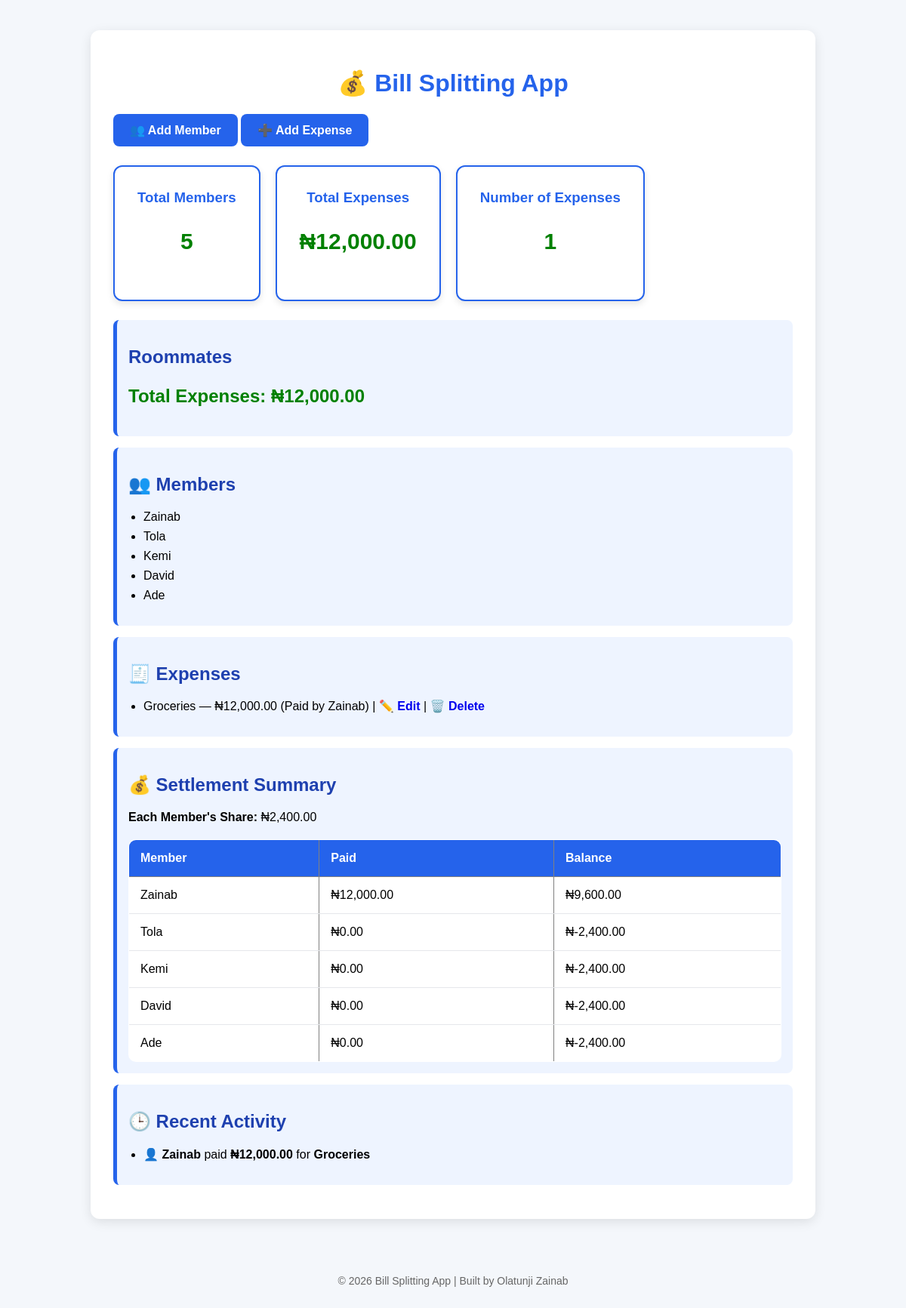
The page / on the database its author committed.
### bills/models.py (models this page shows, shortened)
class Group(models.Model):
    name = models.CharField(max_length=100)

class Member(models.Model):
    group = models.ForeignKey(Group, on_delete=models.CASCADE)
    name = models.CharField(max_length=100)

class Expense(models.Model):
    group = models.ForeignKey(Group, on_delete=models.CASCADE)
    description = models.CharField(max_length=200)
    amount = models.DecimalField(max_digits=10, decimal_places=2)
    paid_by = models.ForeignKey(Member, on_delete=models.CASCADE)
    date = models.DateField(auto_now_add=True)

### bills/views.py (the view)
# urls.py: path("", views.home, name="home"),
def home(request):
    group = Group.objects.first()
    members = Member.objects.all()
    expenses = Expense.objects.all()
    total_expense = sum(expense.amount for expense in expenses)
    member_count = members.count()
    if member_count > 0:
        share_per_member = total_expense / member_count
    else:
        share_per_member = 0
    settlements = []
    for member in members:
        amount_paid = sum(
            expense.amount
            for expense in expenses
            if expense.paid_by == member
        )
        balance = amount_paid - share_per_member
        settlements.append({
            "member": member,
            "paid": amount_paid,
            "balance": balance,
        })
    context = {
        "group": group,
        "members": members,
        "expenses": expenses,
        "total_expense": total_expense,
        "share_per_member": share_per_member,
        "settlements": settlements,
    }
    return render(request, "bills/home.html", context)

### bills/templates/bills/home.html (shortened to what this page needs)
{% load static %}
{% load humanize %}
<!DOCTYPE html>
<html lang="en">
<head>
    <link rel="stylesheet" href="{% static 'bills/style.css' %}">
</head>
<body>
<div class="container">
    <h1>💰 Bill Splitting App</h1>
    <p>
    <a href="{% url 'add_member' %}">
        <button>👥 Add Member</button>
    </a>
    <a href="{% url 'add_expense' %}">
        <button>➕ Add Expense</button>
    </a>
</p>
<div class="dashboard">
    <div class="stat-card">
        <h3>Total Members</h3>
        <p>{{ members|length }}</p>
    </div>
    <div class="stat-card">
        <h3>Total Expenses</h3>
        <p>₦{{ total_expense|floatformat:2|intcomma }}</p>
    </div>
    <div class="stat-card">
        <h3>Number of Expenses</h3>
        <p>{{ expenses|length }}</p>
    </div>
</div>
    <div class="card">
        <h2>{{ group.name }}</h2>
        <p class="total">Total Expenses: ₦{{ total_expense|floatformat:2|intcomma }}</p>
    </div>
    <div class="card">
        <h2>👥 Members</h2>
        <ul>
            {% for member in members %}
                <li>{{ member.name }}</li>
            {% endfor %}
        </ul>
    </div>
    <div class="card">
        <h2>🧾 Expenses</h2>
        <ul>
            {% for expense in expenses %}
                <li>
                    {{ expense.description }} —
                    ₦{{ expense.amount|floatformat:2|intcomma }}
                    (Paid by {{ expense.paid_by.name }})
                    | <a href="{% url 'edit_expense' expense.id %}">✏️ Edit</a>
                    | <a href="{% url 'delete_expense' expense.id %}">🗑️ Delete</a>
                </li>
            {% endfor %}
        </ul>
    </div>
    <div class="card">
    <h2>💰 Settlement Summary</h2>
    <p><strong>Each Member's Share:</strong> ₦{{ share_per_member|floatformat:2|intcomma }}</p>
    <table border="1" cellpadding="8">
        <tr>
            <th>Member</th>
            <th>Paid</th>
            <th>Balance</th>
        </tr>
        {% for item in settlements %}
        <tr>
            <td>{{ item.member.name }}</td>
            <td>₦{{ item.paid|floatformat:2|intcomma }}</td>
            <td>₦{{ item.balance|floatformat:2|intcomma }}</td>
        </tr>
        {% endfor %}
    </table>
    </div>
    <div class="card">
    <h2>🕒 Recent Activity</h2>
    <ul>
        {% for expense in expenses %}
            <li>
                👤 <strong>{{ expense.paid_by.name }}</strong>
                paid
                <strong>₦{{ expense.amount|floatformat:2|intcomma }}</strong>
                for
                <strong>{{ expense.description }}</strong>
            </li>
        {% empty %}
            <li>No recent activity yet.</li>
        {% endfor %}
    </ul>
</div>
</div>
<footer class="footer">
    <p>© 2026 Bill Splitting App | Built by Olatunji Zainab</p>
</footer>
</body>
</html>

### bills/static/bills/style.css (style rules this page uses)
body { font-family: Arial, sans-serif; background: #f4f7fb; margin: 0; padding: 40px; }
.container { max-width: 900px; margin: auto; background: white; padding: 30px; border-radius: 12px; box-shadow: 0 4px 15px rgba(0,0,0,0.1); }
h1 { color: #2563eb; text-align: center; }
h2 { color: #1e40af; }
.card { background: #eef4ff; padding: 15px; margin: 15px 0; border-left: 5px solid #2563eb; border-radius: 8px; }
ul { padding-left: 20px; }
li { margin-bottom: 8px; }
.total { font-size: 24px; font-weight: bold; color: green; }
.dashboard { display: grid; grid-template-columns: repeat(3, 1fr); gap: 20px; margin: 25px 0; }
.stat-card { background: white; border-radius: 12px; padding: 30px; text-align: center; border: 2px solid #2563eb; box-shadow: 0 4px 10px rgba(0,0,0,0.1); }
.stat-card h3 { margin: 0; color: #2563eb; }
.stat-card p { font-size: 30px; font-weight: bold; color: green; }
.dashboard { display: flex; gap: 20px; margin: 25px 0; flex-wrap: wrap; }
button { background:#2563eb; color:white; border:none; padding:12px 22px; border-radius:8px; font-size:16px; font-weight:bold; cursor:pointer; transition:.3s; }
.card, .stat-card { transition:.3s; }
table { width:100%; border-collapse:collapse; margin-top:20px; background:white; border-radius:10px; overflow:hidden; }
th { background:#2563eb; color:white; padding:15px; text-align:left; }
td { padding:15px; border-bottom:1px solid #e5e7eb; }
a { text-decoration:none; font-weight:bold; }
.footer { margin-top:40px; text-align:center; color:#666; font-size:14px; padding:20px; }

### rows shown on the page
Group: name "Roommates"
Member: name "Zainab", member.name "Zainab", paid "12,000.00", balance "9,600.00"
Member: name "Tola", member.name "Tola", paid "0.00", balance "-2,400.00"
Member: name "Kemi", member.name "Kemi", paid "0.00", balance "-2,400.00"
Member: name "David", member.name "David", paid "0.00", balance "-2,400.00"
Member: name "Ade", member.name "Ade", paid "0.00", balance "-2,400.00"
Expense: description "Groceries", amount "12,000.00", paid_by.name "Zainab"

### other values the page prints
{{ members|length }} "5"
{{ total_expense|floatformat:2|intcomma }} "12,000.00"
{{ expenses|length }} "1"
{{ share_per_member|floatformat:2|intcomma }} "2,400.00"
